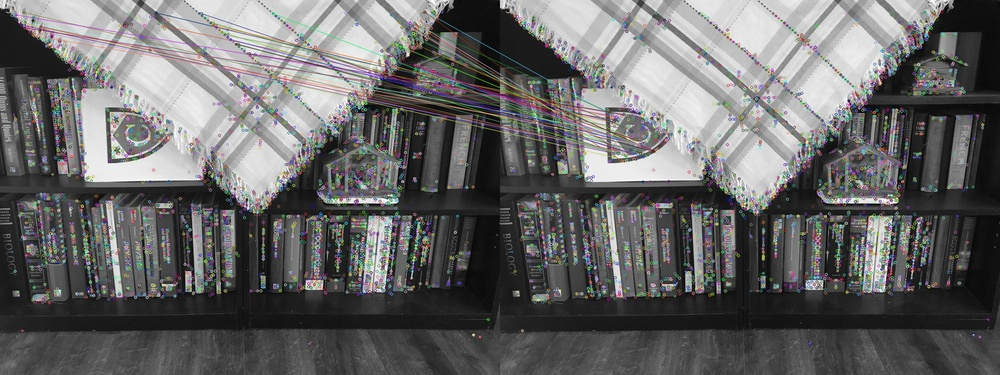
#> input picture Capella/CSC-4040_Computer_Vision/Assessment_5/Positive/95a9eedd-741e-4b95-8d5d-c9fd1500d735.jpg, 1000 x 375 px, shrunk from 2560 x 960 before the run; its folder holds only this picture in this run
$ python advanced_feature_detection.py
#> lines starting #> are read from the running program, lines starting #| are printed output that depends on the picture
# Assessment 5: Image Descriptors for Pattern Matching
# Author: Darien
# CSC-FPX: 4040 Computer Vision
'''
# Description:
This script loads a marker image, generates keypoints using selected descriptors,
matches the keypoints in scene images, and analyzes detection accuracy.
'''

# Library Imports
import cv2
import os
import numpy as np

from matplotlib import pyplot as plt


# --- SECTION 1: Marker Image Descriptor Mapping ---
'''
To-Do:
1. Prompt user for marker image path and load it.
2. Ask user to select a descriptor method (AKAZE, ORB, SIFT).
3. Generate keypoints and descriptors using the selected method.
4. Display and optionally save the keypoint image.
'''
def get_descriptor(detector_type):

    # Normalizing the User Entry to Uppercase and Removes Whitespace
    #For testing
    #detector_type = input("Please enter the descriptor type (AKAZE, ORB, SIFT): ")
    detector_type = detector_type.upper().strip()

    # Check if the input is a string
    if not isinstance(detector_type, str):
        raise TypeError("The detector type must be a string. Please enter AKAZE, ORB, or SIFT.")

    # Check if the input is empty
    if not detector_type:
        raise ValueError("The detector type cannot be empty. Please enter AKAZE, ORB, or SIFT.")

    if detector_type == 'AKAZE':
        print("AKAZE descriptor selected.")
        return cv2.AKAZE_create()
    elif detector_type == 'ORB':
        print("ORB descriptor selected.")
        return cv2.ORB_create()
    elif detector_type == 'SIFT':
        print("SIFT descriptor selected.")
        return cv2.SIFT_create()
    else:
        print("The descriptor you selected is not supported. Please choose AKAZE, ORB, or SIFT.")

# get_descriptor Function Testing
'''
- Uncomment the get_descriptor funciton below to test the function
- Remove detector_type argument when running the script
- Uncomment line 30
- When finished reverse steps
'''
#get_descriptor()

def process_marker_image():

    marker_path = input("Please enter the path to the marker image: ")
#> the answer given: Positive/95a9eedd-741e-4b95-8d5d-c9fd1500d735.jpg

    # Check if the file exists
    if not os.path.isfile(marker_path):
        print("File does not exist. Please check the path.")
        return None, None, None

    image = cv2.imread(marker_path, cv2.IMREAD_GRAYSCALE)
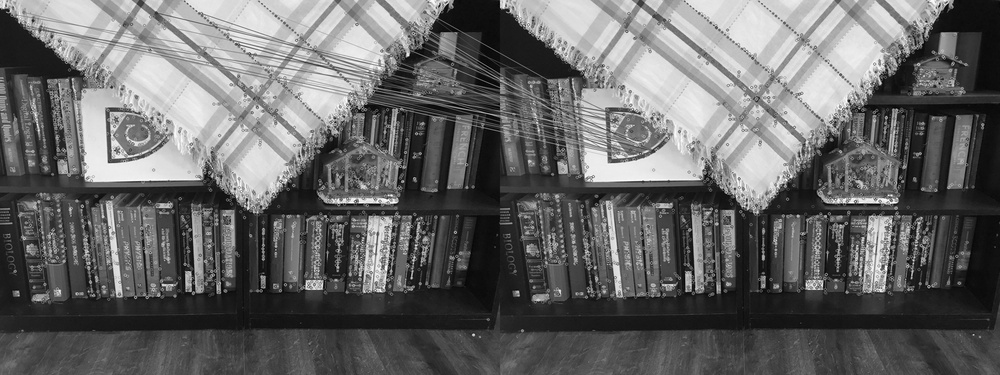
#> image: shape (375, 1000); min 0, max 255, mean 102.2
    if image is None:
        print("Failed to load the image. Please check the path.")
        return None, None, None

    print("Choose a descriptor algorithm: AKAZE, ORB, SIFT")
    method = input("Enter your choice: ")
#> the answer given: 1
    descriptor = get_descriptor(method)
#> (the run stopped early here; a loop or call above may not have finished)
